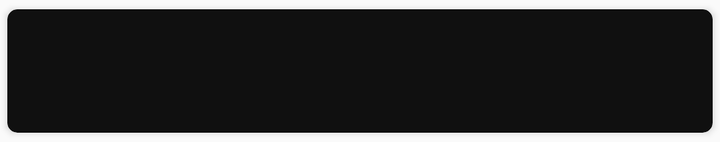
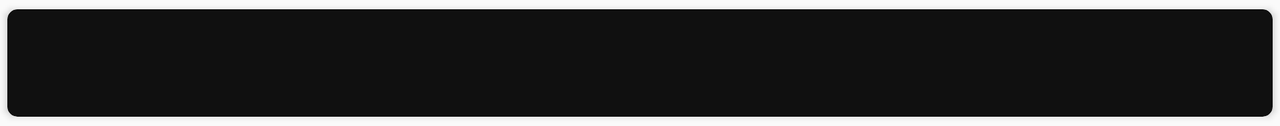

An Android layout and its configuration variant, each rendered on a device that would load it. The default file and the variant file are quoted in full after the pictures.
<!-- AndroidManifest.xml: application theme AppTheme -->
<!-- res/layout/fragment_search_item.xml -->
<?xml version="1.0" encoding="utf-8"?>
<layout xmlns:android="http://schemas.android.com/apk/res/android"
    xmlns:app="http://schemas.android.com/apk/res-auto">

    <androidx.cardview.widget.CardView
        android:layout_width="match_parent"
        android:layout_height="wrap_content"
        app:cardBackgroundColor="@color/colorPrimary"
        app:cardCornerRadius="5dp"
        app:cardUseCompatPadding="true">

        <androidx.constraintlayout.widget.ConstraintLayout
            android:id="@+id/innerConstraint"
            android:layout_width="match_parent"
            android:layout_height="wrap_content">

            <ImageView
                android:id="@+id/img_coverTiny"
                android:layout_width="0dp"
                android:layout_height="0dp"
                android:adjustViewBounds="true"
                android:scaleType="centerCrop"
                app:layout_constraintBottom_toBottomOf="parent"
                app:layout_constraintEnd_toEndOf="parent"
                app:layout_constraintStart_toStartOf="parent"
                app:layout_constraintTop_toTopOf="parent" />

            <TextView
                android:id="@+id/lbl_avg"
                style="@style/item_search"
                android:layout_width="wrap_content"
                android:layout_height="wrap_content"
                android:layout_marginTop="8dp"
                android:layout_marginEnd="8dp"
                android:textStyle="bold|italic"
                app:layout_constraintEnd_toEndOf="@+id/img_coverTiny"
                app:layout_constraintTop_toTopOf="parent" />

            <TextView
                android:id="@+id/lbl_episodeCount"
                style="@style/item_search"
                android:layout_width="wrap_content"
                android:layout_height="wrap_content"
                android:layout_marginTop="8dp"
                android:layout_marginEnd="8dp"
                android:layout_marginBottom="8dp"
                android:textStyle="bold|italic"
                app:layout_constraintBottom_toBottomOf="parent"
                app:layout_constraintEnd_toEndOf="@+id/img_coverTiny"
                app:layout_constraintTop_toBottomOf="@+id/lbl_avg" />

            <TextView
                android:id="@+id/lbl_canonicalTitle"
                style="@style/item_search"
                android:layout_width="0dp"
                android:layout_height="0dp"
                android:layout_marginStart="8dp"
                android:layout_marginTop="8dp"
                android:layout_marginEnd="8dp"
                android:layout_marginBottom="8dp"
                android:textSize="18sp"
                android:textStyle="bold"
                app:layout_constraintBottom_toBottomOf="parent"
                app:layout_constraintEnd_toStartOf="@+id/lbl_avg"
                app:layout_constraintStart_toStartOf="@+id/img_coverTiny"
                app:layout_constraintTop_toTopOf="parent" />
        </androidx.constraintlayout.widget.ConstraintLayout>

    </androidx.cardview.widget.CardView>

    <data>

    </data>
</layout>
<!-- resources referenced by this layout -->
<resources>
  <color name="colorPrimary">#101010</color>
  <style name="item_search">
          <item name="android:textColor">@android:color/background_light</item>
          <item name="android:shadowColor">@color/colorPrimaryPogDark</item>
          <item name="android:shadowDx">5</item>
          <item name="android:shadowDy">5</item>
          <item name="android:shadowRadius">3</item>
      </style>
  <style name="AppTheme" parent="Theme.AppCompat.Light.NoActionBar">
          <item name="colorPrimary">@color/colorPrimary</item>
          <item name="colorPrimaryDark">@color/colorPrimaryDark</item>
          <item name="colorAccent">@color/colorAccent</item>
          <item name="preferenceTheme">@style/PrefsTheme</item>
      </style>
  <color name="colorPrimaryPogDark">#262626</color>
  <color name="colorPrimaryDark">#101010</color>
  <color name="colorAccent">#D81B60</color>
  <style name="PrefsTheme" parent="PreferenceThemeOverlay.v14.Material">
          <item name="android:layout">@layout/fragment_settings</item>
      </style>
</resources>
<!-- res/layout-land/fragment_search_item.xml (the repository's variant of the layout above) -->
<!-- drawn on the phone turned sideways -->
<?xml version="1.0" encoding="utf-8"?>
<layout xmlns:android="http://schemas.android.com/apk/res/android"
    xmlns:app="http://schemas.android.com/apk/res-auto">

    <androidx.cardview.widget.CardView
        android:layout_width="match_parent"
        android:layout_height="wrap_content"
        app:cardBackgroundColor="@color/colorPrimary"
        app:cardCornerRadius="5dp"
        app:cardUseCompatPadding="true">

        <androidx.constraintlayout.widget.ConstraintLayout
            android:id="@+id/innerConstraint"
            android:layout_width="match_parent"
            android:layout_height="wrap_content">

            <ImageView
                android:id="@+id/img_coverTiny"
                android:layout_width="0dp"
                android:layout_height="0dp"
                android:adjustViewBounds="true"
                android:scaleType="centerCrop"
                app:layout_constraintBottom_toBottomOf="parent"
                app:layout_constraintEnd_toEndOf="parent"
                app:layout_constraintStart_toStartOf="parent"
                app:layout_constraintTop_toTopOf="parent" />

            <TextView
                android:id="@+id/lbl_avg"
                style="@style/item_search"
                android:layout_width="wrap_content"
                android:layout_height="wrap_content"
                android:layout_marginTop="8dp"
                android:layout_marginEnd="8dp"
                android:textStyle="bold|italic"
                app:layout_constraintEnd_toEndOf="@+id/img_coverTiny"
                app:layout_constraintTop_toTopOf="parent" />

            <TextView
                android:id="@+id/lbl_episodeCount"
                style="@style/item_search"
                android:layout_width="wrap_content"
                android:layout_height="wrap_content"
                android:layout_marginTop="8dp"
                android:layout_marginEnd="8dp"
                android:textStyle="bold|italic"
                app:layout_constraintEnd_toEndOf="@+id/img_coverTiny"
                app:layout_constraintTop_toBottomOf="@+id/lbl_avg" />

            <TextView
                android:id="@+id/lbl_canonicalTitle"
                style="@style/item_search"
                android:layout_width="0dp"
                android:layout_height="0dp"
                android:layout_marginStart="8dp"
                android:layout_marginTop="8dp"
                android:layout_marginEnd="8dp"
                android:layout_marginBottom="8dp"
                android:textSize="18sp"
                android:textStyle="bold"
                app:layout_constraintBottom_toBottomOf="parent"
                app:layout_constraintEnd_toStartOf="@+id/lbl_avg"
                app:layout_constraintStart_toStartOf="@+id/img_coverTiny"
                app:layout_constraintTop_toTopOf="parent" />

        </androidx.constraintlayout.widget.ConstraintLayout>

    </androidx.cardview.widget.CardView>

    <data>

    </data>
</layout>
